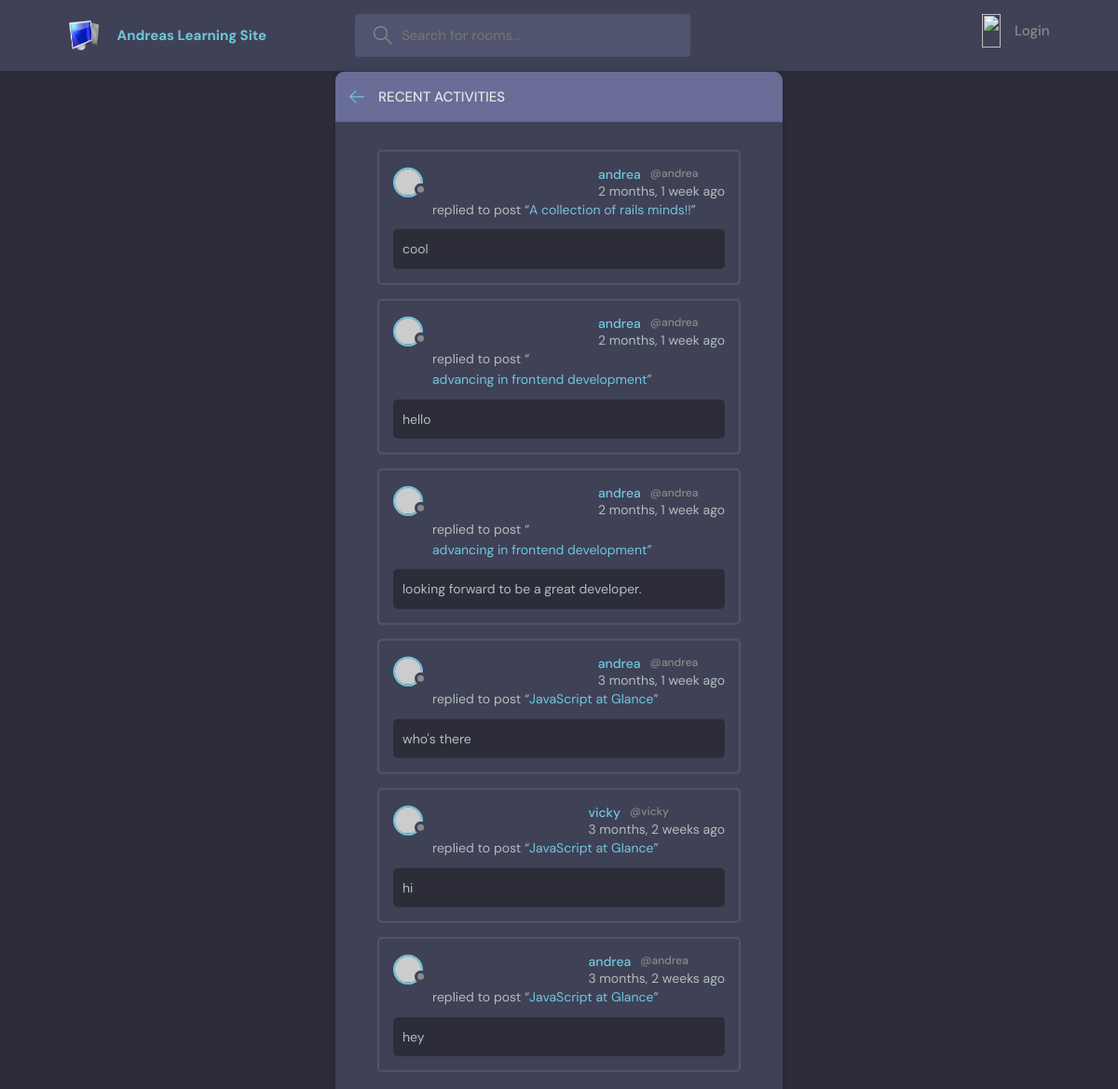
Page /activities-page/ on the committed database.
### base/models.py (models this page shows, shortened)
class Message(models.Model):
    user = models.ForeignKey(User,on_delete=models.CASCADE)
    room = models.ForeignKey(Room,on_delete=models.CASCADE)
    body = models.TextField()
    updated = models.DateTimeField(auto_now = True)
    created = models.DateTimeField(auto_now_add = True)
    class Meta:
        ordering =['-updated', '-created']

class Room(models.Model):
    host = models.ForeignKey(User,on_delete=models.SET_NULL, null = True)
    topic = models.ForeignKey(Topic,on_delete=models.SET_NULL, null = True)
    name = models.CharField(max_length=150, null = True, blank = True)
    description = models.TextField(null= True, blank = True)
    participants = models.ManyToManyField(User,related_name='participants', blank = True)
    updated = models.DateTimeField(auto_now = True)
    created = models.DateTimeField(auto_now_add = True)
    class Meta:
        ordering =['-updated', '-created']
    def __str__(self):
        return self.name

### base/views.py (the view)
# urls.py: path( 'activities-page/', views.activitiesPage, name="activities-page"),
def activitiesPage(request):
    room_messages = Message.objects.all()
    return render(request,"activity_page.html",{'room_messages':room_messages})

### Templates/activity_page.html (shortened to what this page needs)
{% include "main.html" %}
{% block content %}
    <main class="layout">
      <div class="container">
        <div class="layout__box">
          <div class="layout__boxHeader">
            <div class="layout__boxTitle">
              <a href="{% url 'home' %}">
                <svg version="1.1" xmlns="http://www.w3.org/2000/svg" width="32" height="32" viewBox="0 0 32 32">
                  <title>arrow-left</title>
                  <path
                    d="M13.723 2.286l-13.723 13.714 13.719 13.714 1.616-1.611-10.96-10.96h27.625v-2.286h-27.625l10.965-10.965-1.616-1.607z"
                  ></path>
                </svg>
              </a>
              <h3>Recent Activities</h3>
            </div>
          </div>
          <div class="activities-page layout__body">
            {% for message in room_messages %}
            <div class="activities__box">
              <div class="activities__boxHeader roomListRoom__header">
                <a href="{% url 'user-profile' message.user.id %}" class="roomListRoom__author">
                  <div class="avatar avatar--small">
                    <img src="https://randomuser.me/api/portraits/women/11.jpg" />
                  </div>
                  <p>
                    {{message.user}}
                    <span>@{{message.user}} </a>{{message.created |timesince}} ago</span>
              </div>
              <div class="activities__boxContent">
                <p>replied to post “<a href="{% url 'room' message.room.id %}">{{message.room}}</a>”</p>
                <div class="activities__boxRoomContent">
                 {{message.body}}
                </div>
              </div>
            </div>
            {% endfor %}
          </div>
        </div>
      </div>
    </main>
{% endblock %}

### static/styles/style.css (style rules this page uses)
:root { --color-main: #71c6dd; --color-main-light: #e1f6fb; --color-dark: #3f4156; --color-dark-medium: #51546e; --color-dark-light: #696d97; --color-light: #e5e5e5; --color-gray: #8b8b8b; --color-light-gray: #b2bdbd; --color-bg: #2d2d39; --color-success: #5dd693; --color-error: #fc4b0b; }
* { font-family: "DM Sans", -apple-system, BlinkMacSystemFont, "Segoe UI", Roboto, Oxygen, Ubuntu, Cantarell, "Open Sans", "Helvetica Neue", sans-serif; margin: 0; padding: 0; box-sizing: border-box; text-rendering: optimizeLegibility; font-size: inherit; }
html { font-size: 56.25%; }
@media only screen and (min-width: 1200px) { html { font-size: 62.5%; } }
body { line-height: 1.6; font-weight: 400; font-size: 1.5rem; color: var(--color-light-gray); background-color: var(--color-bg); min-height: 100vh; }
img { width: 100%; }
a { display: inline-block; color: var(--color-main); text-decoration: none; }
.container { max-width: 120rem; width: 90%; margin: auto; }
.avatar { position: relative; display: inline-block; border-radius: 50%; border: 2px solid var(--color-main); }
.avatar img { display: block; border-radius: 50%; object-fit: cover; object-position: center; }
.avatar::after { content: ""; display: block; position: absolute; background-color: var(--color-gray); z-index: 111; border-radius: 50%; border: 0.3rem solid var(--color-dark); }
.avatar.avatar--small img { width: 2.8rem; height: 2.8rem; }
.avatar.avatar--small:after { width: 0.7rem; height: 0.7rem; bottom: 0px; right: -6px; }
.layout { margin-top: 2.4rem; }
.layout > .container { display: flex; justify-content: space-between; align-items: flex-start; }
.layout__box { width: 90%; max-width: 48rem; min-height: 40rem; position: absolute; top: 50%; left: 50%; transform: translate(-50%, -46%); background-color: var(--color-dark); border-radius: 1rem; box-shadow: 1px 1px 6px 3px rgba(0, 0, 0, 0.1); overflow: hidden; }
.layout__boxHeader { display: flex; padding: 1.5rem; background-color: var(--color-dark-light); }
.layout__boxTitle { display: flex; gap: 1.5rem; align-items: center; }
.layout__boxTitle h3 { text-transform: uppercase; font-weight: 500; color: var(--color-light); }
.layout__boxTitle svg { width: 1.6rem; height: 1.6rem; fill: var(--color-main); }
.layout__body { margin: 3rem; }
.roomListRoom__header { display: flex; justify-content: space-between; align-items: center; }
.roomListRoom__author { font-weight: 500; display: flex; align-items: center; gap: 1rem; }
.activities__box { margin: 1.5rem; padding: 1.5rem; border: 2px solid var(--color-dark-medium); border-radius: 5px; }
.activities__boxHeader p { font-size: 1.4rem; line-height: 1.3; }
.activities__boxHeader p span { color: var(--color-gray); font-size: 1.2rem; display: block; }
.activities__boxContent { margin-left: 4.2rem; }
.activities__boxContent { font-size: 1.4rem; }
.activities__boxRoomContent { background: var(--color-bg); padding: 1rem; border-radius: 5px; margin-top: 1rem; margin-left: -4.2rem; }

### rows in the picture
Message: user "andrea", created "2 months, 1 week", room "A collection of rails minds!!", body "cool"
Message: user "andrea", created "2 months, 1 week", room "advancing in frontend development", body "hello"
Message: user "andrea", created "2 months, 1 week", room "advancing in frontend development", body "looking forward to be a great developer."
Message: user "andrea", created "3 months, 1 week", room "JavaScript at Glance", body "who's there"
Message: user "vicky", created "3 months, 2 weeks", room "JavaScript at Glance", body "hi"
Message: user "andrea", created "3 months, 2 weeks", room "JavaScript at Glance", body "hey"
